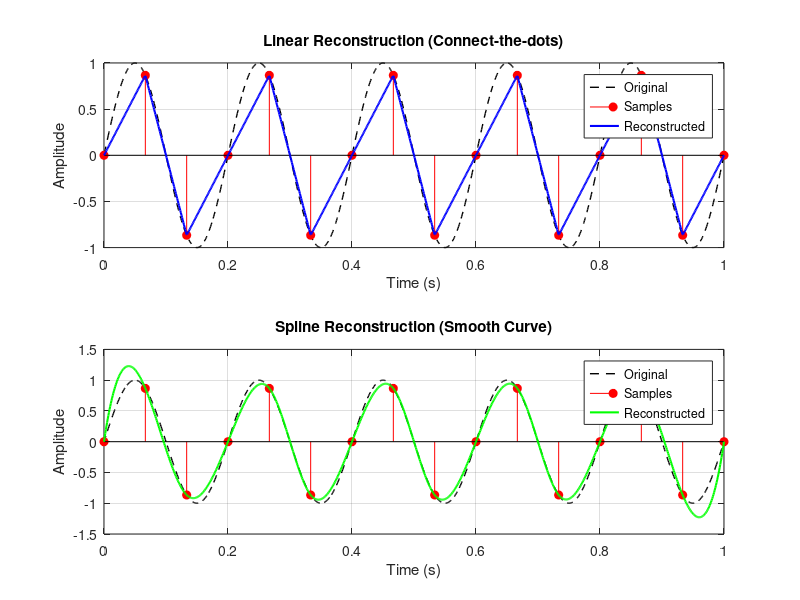

Here is the MATLAB script that generated this plot:
% --- Problem 6: Signal Reconstruction ---
clc; clear; close all;
f = 5;                % Frequency of the signal (5 Hz)
T = 1.0;              % Duration (1 second)

% 1. The "Analog" Ground Truth
t_fine = 0:0.001:T;
x_analog = sin(2 * pi * f * t_fine);

% 2. Sampling (Above Nyquist to make reconstruction possible)
fs = 15;              % Sampling at 15 Hz (Nyquist is 10 Hz)
t_samples = 0:1/fs:T;
x_samples = sin(2 * pi * f * t_samples);

% 3. Reconstruction using interp1
x_linear = interp1(t_samples, x_samples, t_fine, 'linear');
x_spline = interp1(t_samples, x_samples, t_fine, 'spline');

% 4. Quantify Reconstruction Error (RMSE vs. analog ground truth)
rmse_linear = sqrt(mean((x_analog - x_linear).^2));
rmse_spline = sqrt(mean((x_analog - x_spline).^2));

fprintf('Linear Reconstruction RMSE: %.4f\n', rmse_linear);
fprintf('Spline Reconstruction RMSE: %.4f\n', rmse_spline);

% --- Plotting ---
figure('Name', 'Problem 6: Reconstruction');

% Plot 1: Linear Reconstruction
subplot(2,1,1);
plot(t_fine, x_analog, 'k--', 'LineWidth', 1); hold on;
stem(t_samples, x_samples, 'filled', 'r');
plot(t_fine, x_linear, 'b', 'LineWidth', 1.5);
title('Linear Reconstruction (Connect-the-dots)');
legend('Original', 'Samples', 'Reconstructed');
xlabel('Time (s)'); ylabel('Amplitude');
grid on;

% Plot 2: Spline Reconstruction
subplot(2,1,2);
plot(t_fine, x_analog, 'k--', 'LineWidth', 1); hold on;
stem(t_samples, x_samples, 'filled', 'r');
plot(t_fine, x_spline, 'g', 'LineWidth', 1.5);
title('Spline Reconstruction (Smooth Curve)');
legend('Original', 'Samples', 'Reconstructed');
xlabel('Time (s)'); ylabel('Amplitude');
grid on;
